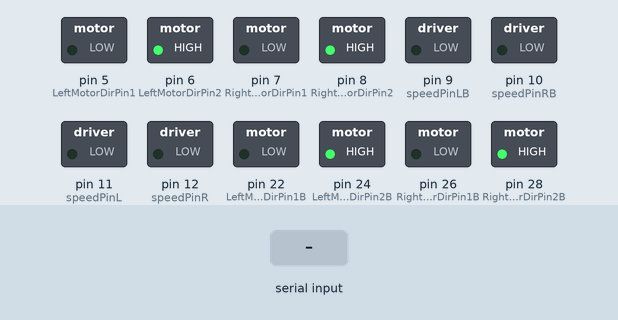
Simulated run of this sketch. Board: Arduino Mega 2560, built with avr-gcc and run on an emulated ATmega2560. Shown: switched loads named in the sketch (green lamp = pin HIGH). The inputs (shaded band) are chosen by the test bench. What the sketch prints to the serial monitor is not drawn.

Above: at 2.6 s.
2.7 s: "front,1\n" received over the second serial link
At 3.4 s:
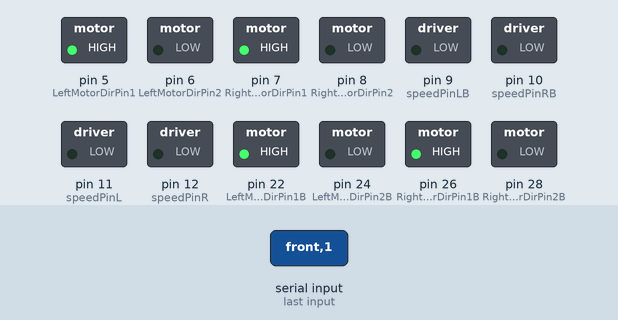
4.3 s: "front,150\n" received over the second serial link
At 4.7 s:
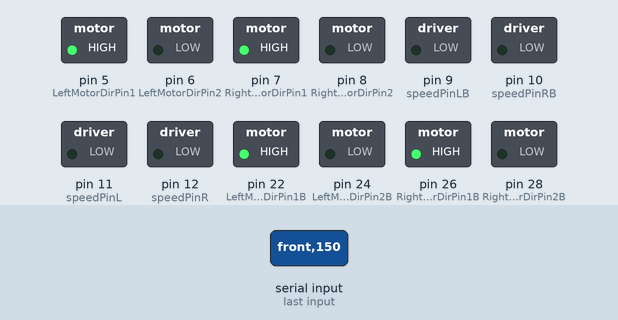
5.9 s: "back,1\n" received over the second serial link
At 7.2 s:
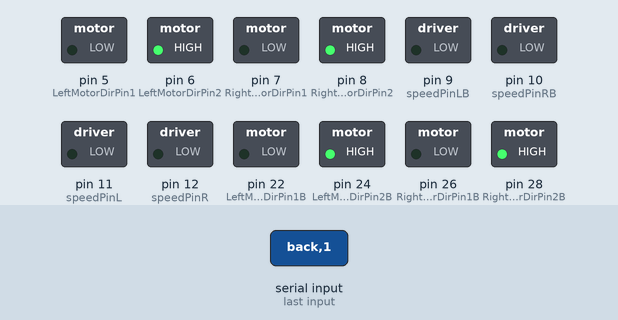
7.5 s: "back,150\n" received over the second serial link
At 8.5 s:
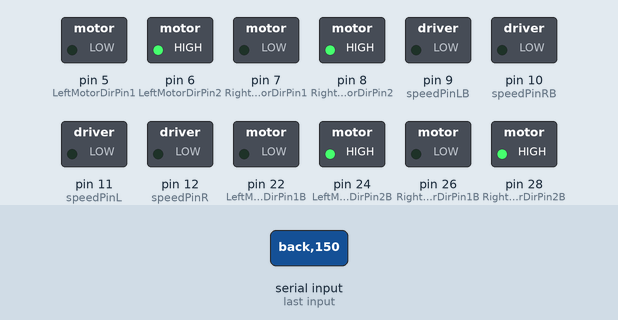
9.1 s: "front\n" received over the second serial link
At 9.8 s:
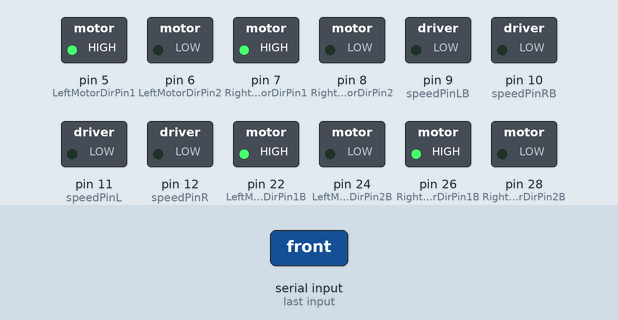
10.7 s: "back\n" received over the second serial link
At 11.1 s:
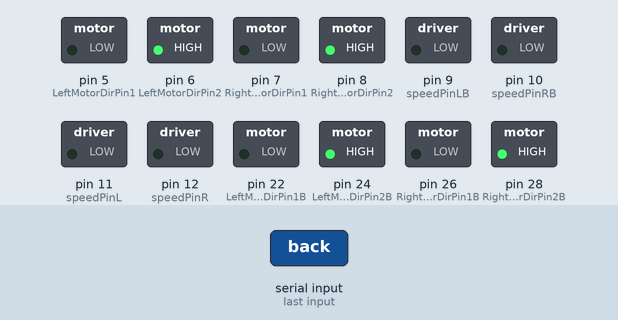
Timing chart, 0 to 13.3 s (numbered marks = the images above; inputs shaded):
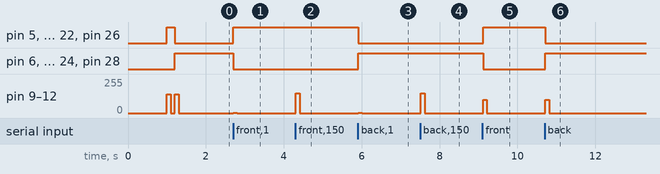

Measured:
- after the input at 2.7 s, pin 5 (LeftMotorDirPin1): LOW → HIGH at once; pin 6 (LeftMotorDirPin2): HIGH → LOW at once
- after the input at 4.3 s, pin 9 (speedPinLB), pin 10 (speedPinRB), pin 11 (speedPinL), pin 12 (speedPinR): 0/255 → 150/255 at once, → 0/255 0.10 s later
- after the input at 5.9 s, pin 5 (LeftMotorDirPin1): HIGH → LOW at once; pin 6 (LeftMotorDirPin2): LOW → HIGH at once
- after the input at 7.5 s, pin 9 (speedPinLB), pin 10 (speedPinRB), pin 11 (speedPinL), pin 12 (speedPinR): 0/255 → 150/255 at once, → 0/255 0.10 s later
- after the input at 9.1 s, pin 5 (LeftMotorDirPin1): LOW → HIGH at once; pin 6 (LeftMotorDirPin2): HIGH → LOW at once
- after the input at 10.7 s, pin 5 (LeftMotorDirPin1): HIGH → LOW at once; pin 6 (LeftMotorDirPin2): LOW → HIGH at once

The sketch:

control.ino
```cpp
#define SPEED 140 //default 140
#define TURN_SPEED 160
#define var_speed 100

#define speedPinR 12 //9   //  Front Wheel PWM pin connect Right MODEL-X ENA
#define RightMotorDirPin1  7//22    //Front Right Motor direction pin 1 to Right MODEL-X IN1  (K1)
#define RightMotorDirPin2  8//24   //Front Right Motor direction pin 2 to Right MODEL-X IN2   (K1)

#define LeftMotorDirPin1  5//26    //Front Left Motor direction pin 1 to Right MODEL-X IN3 (K3)
#define LeftMotorDirPin2  6//28   //Front Left Motor direction pin 2 to Right MODEL-X IN4 (K3)
#define speedPinL 11//10   //  Front Wheel PWM pin connect Right MODEL-X ENB

#define speedPinRB 10//11   //  Rear Wheel PWM pin connect Left MODEL-X ENA
#define RightMotorDirPin1B  26//5    //Rear Right Motor direction pin 1 to Left  MODEL-X IN1 ( K1)
#define RightMotorDirPin2B 28//6    //Rear Right Motor direction pin 2 to Left  MODEL-X IN2 ( K1)

#define LeftMotorDirPin1B 22 //7    //Rear Left Motor direction pin 1 to Left  MODEL-X IN3  (K3)
#define LeftMotorDirPin2B 24 //8  //Rear Left Motor direction pin 2 to Left  MODEL-X IN4 (K3)
#define speedPinLB 9 //12    //  Rear Wheel PWM pin connect Left MODEL-X ENB


float x = 0.0;
float y = 0.0;
float theta = 0.0;

// --------- movement functions control ---------

void front(int speed){
   RL_fwd(speed);
   RR_fwd(speed);
   FR_fwd(speed);
   FL_fwd(speed);
}

void back(int speed){
   RL_bck(speed);
   RR_bck(speed);
   FR_bck(speed);
   FL_bck(speed);
}

void right_shift(int speed_fl_fwd,int speed_rl_bck ,int speed_rr_fwd,int speed_fr_bck) {
  FL_fwd(speed_fl_fwd);
  RL_bck(speed_rl_bck);
  RR_fwd(speed_rr_fwd);
  FR_bck(speed_fr_bck);
}

void left_shift(int speed_fl_bck,int speed_rl_fwd ,int speed_rr_bck,int speed_fr_fwd){
   FL_bck(speed_fl_bck);
   RL_fwd(speed_rl_fwd);
   RR_bck(speed_rr_bck);
   FR_fwd(speed_fr_fwd);
}

void left_turn(int speed){
   RL_bck(0);
   RR_fwd(speed);
   FR_fwd(speed);
   FL_bck(0);
}

void right_turn(int speed){
   RL_fwd(speed);
   RR_bck(0);
   FR_bck(0);
   FL_fwd(speed);
}

void left_back(int speed){
   RL_fwd(0);
   RR_bck(speed);
   FR_bck(speed);
   FL_fwd(0);
}

void right_back(int speed){
   RL_bck(speed);
   RR_fwd(0);
   FR_fwd(0);
   FL_bck(speed);
}

void rot_right(int speed){
   RL_fwd(speed);
   RR_bck(speed);
   FR_bck(speed);
   FL_fwd(speed);
}

void rot_left(int speed){
   RL_bck(speed);
   RR_fwd(speed);
   FR_fwd(speed);
   FL_bck(speed);
}

// --------- single wheel control ---------

void FR_fwd(int speed)  //front-right wheel forward turn
{
  digitalWrite(RightMotorDirPin1,HIGH);
  digitalWrite(RightMotorDirPin2,LOW);
  analogWrite(speedPinR,speed);
}
void FR_bck(int speed) // front-right wheel backward turn
{
  digitalWrite(RightMotorDirPin1,LOW);
  digitalWrite(RightMotorDirPin2,HIGH);
  analogWrite(speedPinR,speed);
}
void FL_fwd(int speed) // front-left wheel forward turn
{
  digitalWrite(LeftMotorDirPin1,HIGH);
  digitalWrite(LeftMotorDirPin2,LOW);
  analogWrite(speedPinL,speed);
}
void FL_bck(int speed) // front-left wheel backward turn
{
  digitalWrite(LeftMotorDirPin1,LOW);
  digitalWrite(LeftMotorDirPin2,HIGH);
  analogWrite(speedPinL,speed);
}

void RR_fwd(int speed)  //rear-right wheel forward turn
{
  digitalWrite(RightMotorDirPin1B, HIGH);
  digitalWrite(RightMotorDirPin2B,LOW);
  analogWrite(speedPinRB,speed);
}
void RR_bck(int speed)  //rear-right wheel backward turn
{
  digitalWrite(RightMotorDirPin1B, LOW);
  digitalWrite(RightMotorDirPin2B,HIGH);
  analogWrite(speedPinRB,speed);
}
void RL_fwd(int speed)  //rear-left wheel forward turn
{
  digitalWrite(LeftMotorDirPin1B,HIGH);
  digitalWrite(LeftMotorDirPin2B,LOW);
  analogWrite(speedPinLB,speed);
}
void RL_bck(int speed)    //rear-left wheel backward turn
{
  digitalWrite(LeftMotorDirPin1B,LOW);
  digitalWrite(LeftMotorDirPin2B,HIGH);
  analogWrite(speedPinLB,speed);
}

void stop_Stop()    //Stop
{
  analogWrite(speedPinLB,0);
  analogWrite(speedPinRB,0);
  analogWrite(speedPinL,0);
  analogWrite(speedPinR,0);
}

//Pins initialize
void init_GPIO()
{
  pinMode(RightMotorDirPin1, OUTPUT);
  pinMode(RightMotorDirPin2, OUTPUT);
  pinMode(speedPinL, OUTPUT);

  pinMode(LeftMotorDirPin1, OUTPUT);
  pinMode(LeftMotorDirPin2, OUTPUT);
  pinMode(speedPinR, OUTPUT);
  pinMode(RightMotorDirPin1B, OUTPUT);
  pinMode(RightMotorDirPin2B, OUTPUT);
  pinMode(speedPinLB, OUTPUT);

  pinMode(LeftMotorDirPin1B, OUTPUT);
  pinMode(LeftMotorDirPin2B, OUTPUT);
  pinMode(speedPinRB, OUTPUT);

  stop_Stop();
}

void setup()
{
  Serial1.begin(9600);  // UART1 communication with Jetson Nano
  Serial.begin(9600);
  init_GPIO();
  delay (1000);
  Serial.println("GPIO init complete...");

  front(SPEED);
  delay(100);
  stop_Stop();
  delay(100);
  Serial.println("Advance movement complete...");

  back(SPEED);
  delay(100);
  stop_Stop();
  delay(100);
  Serial.println("Back movement complete...");

}

void loop(){

  delay(20);

  int speed = 100;

  if (Serial1.available()) {
    String data = Serial1.readStringUntil('\n');

    // get the speed and trim
    int commaIndex = data.indexOf(',');
    if (commaIndex != -1) {
      String numberString = data.substring(commaIndex + 1);
      data = data.substring(0, commaIndex);
      speed = numberString.toInt();
    }

    //Serial.print("Received: ");
    //Serial.println(data);

    if(data.equals("front") || data.equals("f")){
      front(speed);
    }

    else if(data.equals("stop") || data.equals("s")){
      stop_Stop();
    }

    else if(data.equals("back") || data.equals("b")){
      back(speed);
    }

    else if(data.equals("front_diagonal_left") || data.equals("fdl")){
      FL_fwd(speed);
      RR_fwd(speed);
    }

    else if(data.equals("front_diagonal_right") || data.equals("fdr")){
      FR_fwd(speed);
      RL_fwd(speed);
    }

    else if(data.equals("back_diagonal_left") || data.equals("bdl")){
      FR_bck(speed);
      RL_bck(speed);
    }

    else if(data.equals("back_diagonal_right") || data.equals("bdr")){
      FL_bck(speed);
      RR_bck(speed);
    }

    else if(data.equals("turn_left") || data.equals("tl")){
      rot_left(speed);
    }

    else if(data.equals("smooth_turn_left") || data.equals("stl")){
      FL_fwd(speed-60);
      FR_fwd(speed+50);
      RR_fwd(speed+100);
      RL_fwd(speed-40);
    }

    else if(data.equals("smooth_turn_right") || data.equals("str")){
      FR_fwd(speed-60);
      FL_fwd(speed+50);
      RL_fwd(speed+100);
      RR_fwd(speed-40);
    }

    else if(data.equals("turn_right") || data.equals("tr")){
      rot_right(speed);
    }

    else if(data.equals("rotate_right") || data.equals("rr")){
      rot_right(speed);
    }

    else if(data.equals("rotate_left") || data.equals("rl")){
      rot_left(speed);
    }

    else if(data.equals("shift_left") || data.equals("sl")){
      left_shift(speed,speed,speed,speed);
    }

    else if(data.equals("shift_right") || data.equals("sr")){
      right_shift(speed,speed,speed,speed);
    }

    else {
      Serial1.println("Invalid command");
    }

    delay(100);
    stop_Stop();

  }
    // Echo back the received data
    // Serial1.print(data);
}
```
